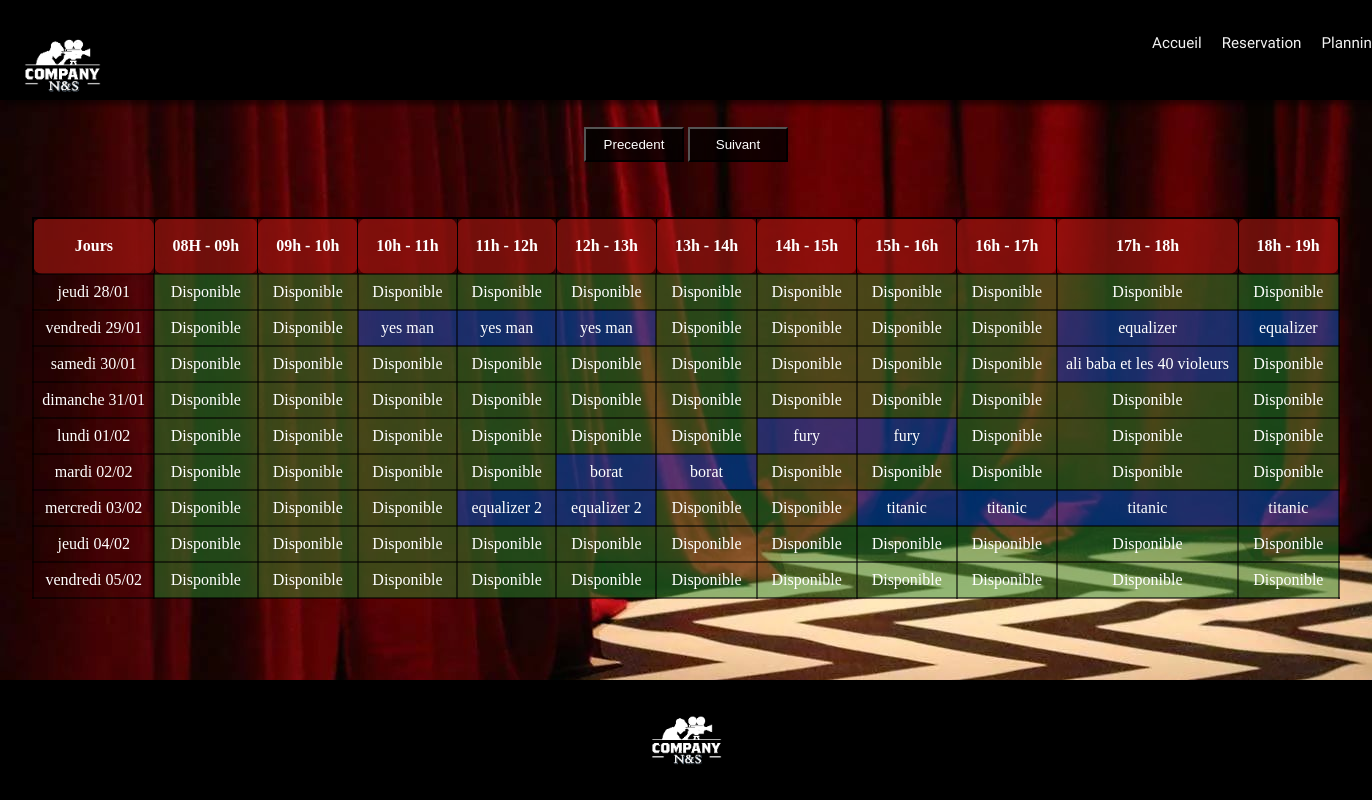
/planning.php (signed in), run on the app's committed database.
### tables this page shows
CREATE TABLE IF NOT EXISTS `reservations` (
  `id` int(11) NOT NULL AUTO_INCREMENT,
  `titre` varchar(255) NOT NULL,
  `description` text NOT NULL,
  `debut` datetime NOT NULL,
  `fin` datetime NOT NULL,
  `id_utilisateur` int(11) NOT NULL,
  PRIMARY KEY (`id`)
);

### classes.php (the view, shortened to what this page needs)
<?php
class classes
{
  private $_link;
  public function dbconnect()
  {
    $conn = new PDO("mysql:host=localhost; dbname=reservationsalles", 'root', '');
    $this->_link = $conn;
  }
  public function dateToFrench($date, $format)
  {
    $english_days = array('Monday', 'Tuesday', 'Wednesday', 'Thursday', 'Friday', 'Saturday', 'Sunday');
    $french_days = array('lundi', 'mardi', 'mercredi', 'jeudi', 'vendredi', 'samedi', 'dimanche');
    $english_months = array('January', 'February', 'March', 'April', 'May', 'June', 'July', 'August', 'September', 'October', 'November', 'December');
    $french_months = array('janvier', 'février', 'mars', 'avril', 'mai', 'juin', 'juillet', 'août', 'septembre', 'octobre', 'novembre', 'décembre');
    return str_replace($english_months, $french_months, str_replace($english_days, $french_days, date($format, strtotime($date))));
  }
  public function afficher($_j)
  {
    $neuf = 9+$_j;
    $link = $this->_link;
    for ($int1 = $_j; $int1 < $neuf; $int1++) {
      echo "<tr>";
      echo "<td>" .
      $this->dateToFrench("now +$int1 day", "l <br> d/m");
      for ($int = 8; $int < 19; $int++) {
        $date = $this->dateToFrench("now +$int1 day", "Y-m-d $int:00");
        $select = $link->prepare("SELECT * FROM reservations WHERE debut = '$date' ");
        $select->execute();
        $info1 = $select->fetch(PDO::FETCH_ASSOC);
        if ($info1) {
            echo "<td class='crenoPris'>" . $info1['titre'] . "</td>";
        } else {
          $disponible = 'Disponible';
          echo "<td class='crenoDispo'>$disponible</td>";
          }
      }
     echo "</tr>";
    };
  }
}

### planning.php (shortened to what this page needs)
<?php
require("classes.php");
$user = new classes();
$user->dbconnect();
?>
<!DOCTYPE html>
<html lang="fr">
<head>
    <link rel="stylesheet" href="reservation.css">
</head>
<body class = "fondres">
        <header>
            <section class = "head">
                <img class = "logo" src="images-salles/logons.png" alt = "Logo du cinéma">
                <nav>
                    <li><a href = "index.php">Accueil<a></li>
                    <?php
                    if (isset($_SESSION['user'])) {
                    echo "<li><a href='reservation-form.php'>Reservation</a></li>";
                    echo "<li><a href='planning.php'>Planning</a></li>";
                    }
                    else{
                    echo "<li><a href='inscription.php'>Inscription</a></li>";
                    echo "<li><a href='connexion.php'>Connexion</a></li>";
                    }
                    ?>
                </nav>
            </section>
        </header>
        <main>
            <section class="agenda">
                <div>
                    <div>
                        <section class = "suivantprecedent">
                    <form method='post'>
                        <input type="submit" name ="precedent" value="Precedent" class = 'suiv'>
                        <input type="submit" name ="suivant" value=" Suivant " class = 'suiv'>
                    </form>
                                </section>
                        <table class="table1">
                            <thead>
                                <tr>
                                    <th>Jours</th>
                                    <th>08H - 09h</th>
                                    <th>09h - 10h</th>
                                    <th>10h - 11h</th>
                                    <th>11h - 12h</th>
                                    <th>12h - 13h</th>
                                    <th>13h - 14h</th>
                                    <th>14h - 15h</th>
                                    <th>15h - 16h</th>
                                    <th>16h - 17h</th>
                                    <th>17h - 18h</th>
                                    <th>18h - 19h</th>
                                </tr>
                            </thead>
                            <tbody>
                                    <?php $user->afficher($_SESSION['plus']); ?>
                            </tbody>
                        </table>
                    </div>
                </div>
            </section>
        </main>
    <footer class = 'footerplanning'>
            <img class = "logo2" src="images-salles/logons.png" alt = "Logo du cinéma">
    </footer>
</body>
</html>

### reservation.css (style rules this page uses)
* { margin: 0; padding: 0; }
main { text-align: center; }
a { text-decoration: none; opacity: 95%; color: white; }
header { width: 100%; height: 100px; background-color: rgb(0, 0, 0); box-shadow: 5px 5px 5px rgba(0, 0, 0, 0.466); }
.logo { width: 125px; height: 125px; }
nav { display: flex; justify-content: space-around; margin-left: 73.4%; margin-top: 2.5%; }
li { list-style: none; margin-left: 20px; color: white; font-family: 'Heebo', sans-serif; font-size: 15.2px; }
.head { display: flex; }
th { border: 1px solid black; }
td { border: 1px solid black; }
.crenoPris { background-color: rgba(1, 92, 212, 0.486); }
.crenoDispo { background-color: rgba(45, 134, 45, 0.513); }
footer { width: 100%; height: 120px; background-color: rgb(0, 0, 0); box-shadow: 5px 5px 5px rgba(0, 0, 0, 0.466); }
.footerplanning { width: 100%; height: 120px; background-color: rgb(0, 0, 0); box-shadow: 5px 5px 5px rgba(0, 0, 0, 0.466); position:absolute; bottom:0; }
.logo2 { width: 115px; height: 115px; display: block; margin-left: auto; margin-right: auto }
.fondres { background-image: url(images-salles/rideau.jpg); }
table { margin:auto; margin-top: 4%; border-collapse: collapse; border: 2px solid black; color: white; }
td { padding : 8px; border : 2px solid rgba(0, 0, 0, 0.548); }
th { padding : 18px; background-color: rgba(160, 22, 17, 0.644); border-radius: 9px; }
.suiv { background-color: rgba(0, 0, 0, 0.767); color: white; height: 35px; width: 100px; }
.suivantprecedent { margin-top: 2%; display: flex; flex-direction: row; justify-content: space-around; }

### data on the page
reservations: titre "yes man"
reservations: titre "yes man"
reservations: titre "yes man"
reservations: titre "equalizer"
reservations: titre "equalizer"
reservations: titre "ali baba et les 40 violeurs"
reservations: titre "fury"
reservations: titre "fury"
reservations: titre "borat"
reservations: titre "borat"
reservations: titre "equalizer 2"
reservations: titre "equalizer 2"
reservations: titre "titanic"
reservations: titre "titanic"
reservations: titre "titanic"
reservations: titre "titanic"

### other printed values
$this->dateToFrench("now +$int1 day", "l <br> d/m") "jeudi 28/01"
$disponible "Disponible"
$this->dateToFrench("now +$int1 day", "l <br> d/m") "vendredi 29/01"
$this->dateToFrench("now +$int1 day", "l <br> d/m") "samedi 30/01"
$this->dateToFrench("now +$int1 day", "l <br> d/m") "dimanche 31/01"
$this->dateToFrench("now +$int1 day", "l <br> d/m") "lundi 01/02"
$this->dateToFrench("now +$int1 day", "l <br> d/m") "mardi 02/02"
$this->dateToFrench("now +$int1 day", "l <br> d/m") "mercredi 03/02"
$this->dateToFrench("now +$int1 day", "l <br> d/m") "jeudi 04/02"
$this->dateToFrench("now +$int1 day", "l <br> d/m") "vendredi 05/02"
